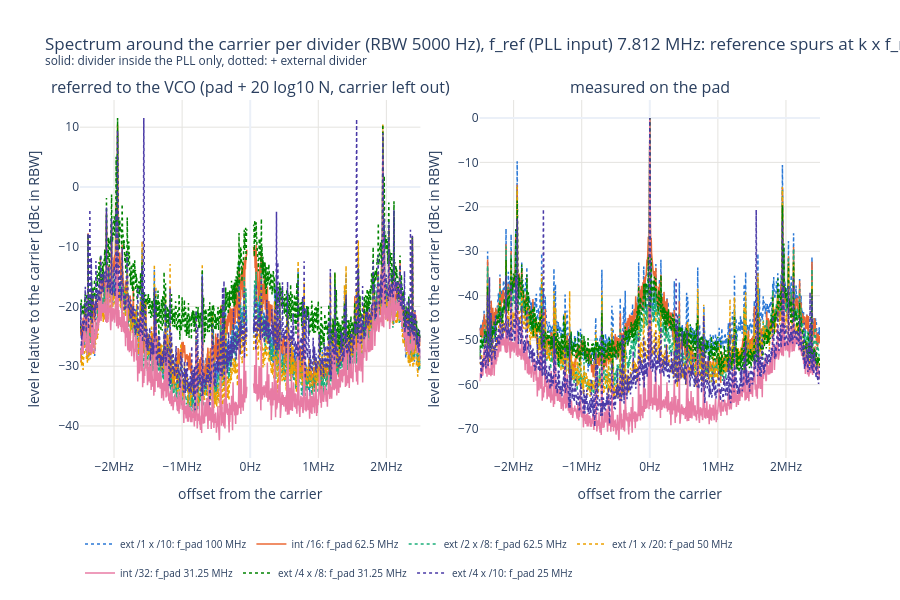

The code cell stored with this chart in its notebook:
### Code cell
F_start, F_stop = None, None  # offset from the carrier shown [Hz] (may be negative); None = edge of the trace
f_axis = "lin"  # "lin" or "log" (log: upper sideband only)

# Averaged wide spectrum around the carrier per divider: level relative to the carrier (trace maximum), in the trace's
# RBW (one sweep, not binned). Left: referred to the VCO (+ 20 log10 N), where the sidebands of every divider ideally
# coincide; the carrier itself (within 10 RBW) is left out there, +20 log10 N only applies to the noise sidebands.
# Right: as measured on the pad.
from plotly.subplots import make_subplots

fig = make_subplots(rows=1, cols=2, horizontal_spacing=0.08,
                    subplot_titles=("referred to the VCO (pad + 20 log10 N, carrier left out)", "measured on the pad"))
for i, r in enumerate(ok.sort_values(["total_div", "ext_div"]).itertuples()):
    d = traces[(traces["divider"] == r.divider) & (traces["kind"] == "spectrum")]
    if d.empty:
        continue
    d = d.assign(freq=d["freq"] - d["center"], level_dbc=d["level_dbm"] - d["level_dbm"].max())  # offset, rel. to carrier
    lo = d["freq"].min() if F_start is None else F_start
    hi = d["freq"].max() if F_stop is None else F_stop
    if f_axis == "log":
        lo = max(lo, d.loc[d["freq"] > 0, "freq"].min())
    d = in_range(d, lo, hi)
    sidebands = d[d["freq"].abs() >= 10 * d["rbw"]]
    sidebands = pd.concat([sidebands[sidebands["freq"] < 0], pd.DataFrame({"freq": [0.0], "level_dbc": [np.nan]}),
                           sidebands[sidebands["freq"] > 0]])  # gap at the carrier
    label = f"{r.divider}: f_pad {r.f_out_meas / 1e6:.4g} MHz"
    line = dict(color=PALETTE_N[i % len(PALETTE_N)], width=1.5, dash="dot" if r.ext_div > 1 else "solid")
    for col, curve, add_db, where in ((1, sidebands, 20 * np.log10(r.total_div), "at the VCO"), (2, d, 0.0, "on the pad")):
        fig.add_scatter(x=curve["freq"], y=curve["level_dbc"] + add_db, mode="lines", name=label, legendgroup=label,
                        showlegend=col == 1, line=line, row=1, col=col,
                        hovertemplate=f"{r.divider}<br>%{{x:.4s}}Hz: %{{y:.1f}} dBc {where}<extra></extra>")
rbw = traces.loc[traces["kind"] == "spectrum", "rbw"]
fig.update_layout(title=f"Spectrum around the carrier per divider (RBW {rbw.iloc[0]:g} Hz), {REF_TXT}<br>"
                        "<sup>solid: divider inside the PLL only, dotted: + external divider</sup>" if len(rbw)
                  else f"Spectrum around the carrier per divider, {REF_TXT}",
                  template="plotly_white", height=600, legend=dict(orientation="h", y=-0.2, font=dict(size=10)),
                  hoverlabel=dict(namelength=-1))
if f_axis == "log":
    fig.update_xaxes(**OFFSET_AXIS)
else:
    fig.update_xaxes(type="linear", ticksuffix="Hz", exponentformat="SI")
fig.update_xaxes(title="offset from the carrier", gridcolor=GRID)
fig.update_yaxes(title="level relative to the carrier [dBc in RBW]", gridcolor=GRID)
save(fig, "spectrum")

### Figure 1 — Plotly figure (JSON) as saved in the notebook; plotly's stock layout.template omitted (floating-point values rounded to 4 significant figures; data arrays with more than 128 entries replaced by an {"elided": "..."} marker saying what was removed)
{"data": [{"hovertemplate": "ext /1 x /10<br>%{x:.4s}Hz: %{y:.1f} dBc at the VCO<extra></extra>", "legendgroup": "ext /1 x /10: f_pad 100 MHz", "line": {"color": "#2a78d6", "dash": "dot", "width": 1.5}, "mode": "lines", "name": "ext /1 x /10: f_pad 100 MHz", "showlegend": true, "type": "scatter", "x": {"elided": "4903 float values"}, "xaxis": "x", "y": {"elided": "4903 float values"}, "yaxis": "y"}, {"hovertemplate": "ext /1 x /10<br>%{x:.4s}Hz: %{y:.1f} dBc on the pad<extra></extra>", "legendgroup": "ext /1 x /10: f_pad 100 MHz", "line": {"color": "#2a78d6", "dash": "dot", "width": 1.5}, "mode": "lines", "name": "ext /1 x /10: f_pad 100 MHz", "showlegend": false, "type": "scatter", "x": {"elided": "5001 float values"}, "xaxis": "x2", "y": {"elided": "5001 float values"}, "yaxis": "y2"}, {"hovertemplate": "int /16<br>%{x:.4s}Hz: %{y:.1f} dBc at the VCO<extra></extra>", "legendgroup": "int /16: f_pad 62.5 MHz", "line": {"color": "#eb6834", "dash": "solid", "width": 1.5}, "mode": "lines", "name": "int /16: f_pad 62.5 MHz", "showlegend": true, "type": "scatter", "x": {"elided": "4903 float values"}, "xaxis": "x", "y": {"elided": "4903 float values"}, "yaxis": "y"}, {"hovertemplate": "int /16<br>%{x:.4s}Hz: %{y:.1f} dBc on the pad<extra></extra>", "legendgroup": "int /16: f_pad 62.5 MHz", "line": {"color": "#eb6834", "dash": "solid", "width": 1.5}, "mode": "lines", "name": "int /16: f_pad 62.5 MHz", "showlegend": false, "type": "scatter", "x": {"elided": "5001 float values"}, "xaxis": "x2", "y": {"elided": "5001 float values"}, "yaxis": "y2"}, {"hovertemplate": "ext /2 x /8<br>%{x:.4s}Hz: %{y:.1f} dBc at the VCO<extra></extra>", "legendgroup": "ext /2 x /8: f_pad 62.5 MHz", "line": {"color": "#1baf7a", "dash": "dot", "width": 1.5}, "mode": "lines", "name": "ext /2 x /8: f_pad 62.5 MHz", "showlegend": true, "type": "scatter", "x": {"elided": "4903 float values"}, "xaxis": "x", "y": {"elided": "4903 float values"}, "yaxis": "y"}, {"hovertemplate": "ext /2 x /8<br>%{x:.4s}Hz: %{y:.1f} dBc on the pad<extra></extra>", "legendgroup": "ext /2 x /8: f_pad 62.5 MHz", "line": {"color": "#1baf7a", "dash": "dot", "width": 1.5}, "mode": "lines", "name": "ext /2 x /8: f_pad 62.5 MHz", "showlegend": false, "type": "scatter", "x": {"elided": "5001 float values"}, "xaxis": "x2", "y": {"elided": "5001 float values"}, "yaxis": "y2"}, {"hovertemplate": "ext /1 x /20<br>%{x:.4s}Hz: %{y:.1f} dBc at the VCO<extra></extra>", "legendgroup": "ext /1 x /20: f_pad 50 MHz", "line": {"color": "#eda100", "dash": "dot", "width": 1.5}, "mode": "lines", "name": "ext /1 x /20: f_pad 50 MHz", "showlegend": true, "type": "scatter", "x": {"elided": "4903 float values"}, "xaxis": "x", "y": {"elided": "4903 float values"}, "yaxis": "y"}, {"hovertemplate": "ext /1 x /20<br>%{x:.4s}Hz: %{y:.1f} dBc on the pad<extra></extra>", "legendgroup": "ext /1 x /20: f_pad 50 MHz", "line": {"color": "#eda100", "dash": "dot", "width": 1.5}, "mode": "lines", "name": "ext /1 x /20: f_pad 50 MHz", "showlegend": false, "type": "scatter", "x": {"elided": "5001 float values"}, "xaxis": "x2", "y": {"elided": "5001 float values"}, "yaxis": "y2"}, {"hovertemplate": "int /32<br>%{x:.4s}Hz: %{y:.1f} dBc at the VCO<extra></extra>", "legendgroup": "int /32: f_pad 31.25 MHz", "line": {"color": "#e87ba4", "dash": "solid", "width": 1.5}, "mode": "lines", "name": "int /32: f_pad 31.25 MHz", "showlegend": true, "type": "scatter", "x": {"elided": "4903 float values"}, "xaxis": "x", "y": {"elided": "4903 float values"}, "yaxis": "y"}, {"hovertemplate": "int /32<br>%{x:.4s}Hz: %{y:.1f} dBc on the pad<extra></extra>", "legendgroup": "int /32: f_pad 31.25 MHz", "line": {"color": "#e87ba4", "dash": "solid", "width": 1.5}, "mode": "lines", "name": "int /32: f_pad 31.25 MHz", "showlegend": false, "type": "scatter", "x": {"elided": "5001 float values"}, "xaxis": "x2", "y": {"elided": "5001 float values"}, "yaxis": "y2"}, {"hovertemplate": "ext /4 x /8<br>%{x:.4s}Hz: %{y:.1f} dBc at the VCO<extra></extra>", "legendgroup": "ext /4 x /8: f_pad 31.25 MHz", "line": {"color": "#008300", "dash": "dot", "width": 1.5}, "mode": "lines", "name": "ext /4 x /8: f_pad 31.25 MHz", "showlegend": true, "type": "scatter", "x": {"elided": "4903 float values"}, "xaxis": "x", "y": {"elided": "4903 float values"}, "yaxis": "y"}, {"hovertemplate": "ext /4 x /8<br>%{x:.4s}Hz: %{y:.1f} dBc on the pad<extra></extra>", "legendgroup": "ext /4 x /8: f_pad 31.25 MHz", "line": {"color": "#008300", "dash": "dot", "width": 1.5}, "mode": "lines", "name": "ext /4 x /8: f_pad 31.25 MHz", "showlegend": false, "type": "scatter", "x": {"elided": "5001 float values"}, "xaxis": "x2", "y": {"elided": "5001 float values"}, "yaxis": "y2"}, {"hovertemplate": "ext /4 x /10<br>%{x:.4s}Hz: %{y:.1f} dBc at the VCO<extra></extra>", "legendgroup": "ext /4 x /10: f_pad 25 MHz", "line": {"color": "#4a3aa7", "dash": "dot", "width": 1.5}, "mode": "lines", "name": "ext /4 x /10: f_pad 25 MHz", "showlegend": true, "type": "scatter", "x": {"elided": "4903 float values"}, "xaxis": "x", "y": {"elided": "4903 float values"}, "yaxis": "y"}, {"hovertemplate": "ext /4 x /10<br>%{x:.4s}Hz: %{y:.1f} dBc on the pad<extra></extra>", "legendgroup": "ext /4 x /10: f_pad 25 MHz", "line": {"color": "#4a3aa7", "dash": "dot", "width": 1.5}, "mode": "lines", "name": "ext /4 x /10: f_pad 25 MHz", "showlegend": false, "type": "scatter", "x": {"elided": "5001 float values"}, "xaxis": "x2", "y": {"elided": "5001 float values"}, "yaxis": "y2"}], "layout": {"annotations": [{"font": {"size": 16}, "showarrow": false, "text": "referred to the VCO (pad + 20 log10 N, carrier left out)", "x": 0.23, "xanchor": "center", "xref": "paper", "y": 1, "yanchor": "bottom", "yref": "paper"}, {"font": {"size": 16}, "showarrow": false, "text": "measured on the pad", "x": 0.77, "xanchor": "center", "xref": "paper", "y": 1, "yanchor": "bottom", "yref": "paper"}], "height": 600, "hoverlabel": {"namelength": -1}, "legend": {"font": {"size": 10}, "orientation": "h", "y": -0.2}, "title": {"text": "Spectrum around the carrier per divider (RBW 5000 Hz), f_ref (PLL input) 7.812 MHz: reference spurs at k x f_ref<br><sup>solid: divider inside the PLL only, dotted: + external divider</sup>"}, "xaxis": {"anchor": "y", "domain": [0, 0.46], "exponentformat": "SI", "gridcolor": "#e4e3df", "ticksuffix": "Hz", "title": {"text": "offset from the carrier"}, "type": "linear"}, "xaxis2": {"anchor": "y2", "domain": [0.54, 1], "exponentformat": "SI", "gridcolor": "#e4e3df", "ticksuffix": "Hz", "title": {"text": "offset from the carrier"}, "type": "linear"}, "yaxis": {"anchor": "x", "domain": [0, 1], "gridcolor": "#e4e3df", "title": {"text": "level relative to the carrier [dBc in RBW]"}}, "yaxis2": {"anchor": "x2", "domain": [0, 1], "gridcolor": "#e4e3df", "title": {"text": "level relative to the carrier [dBc in RBW]"}}}}
